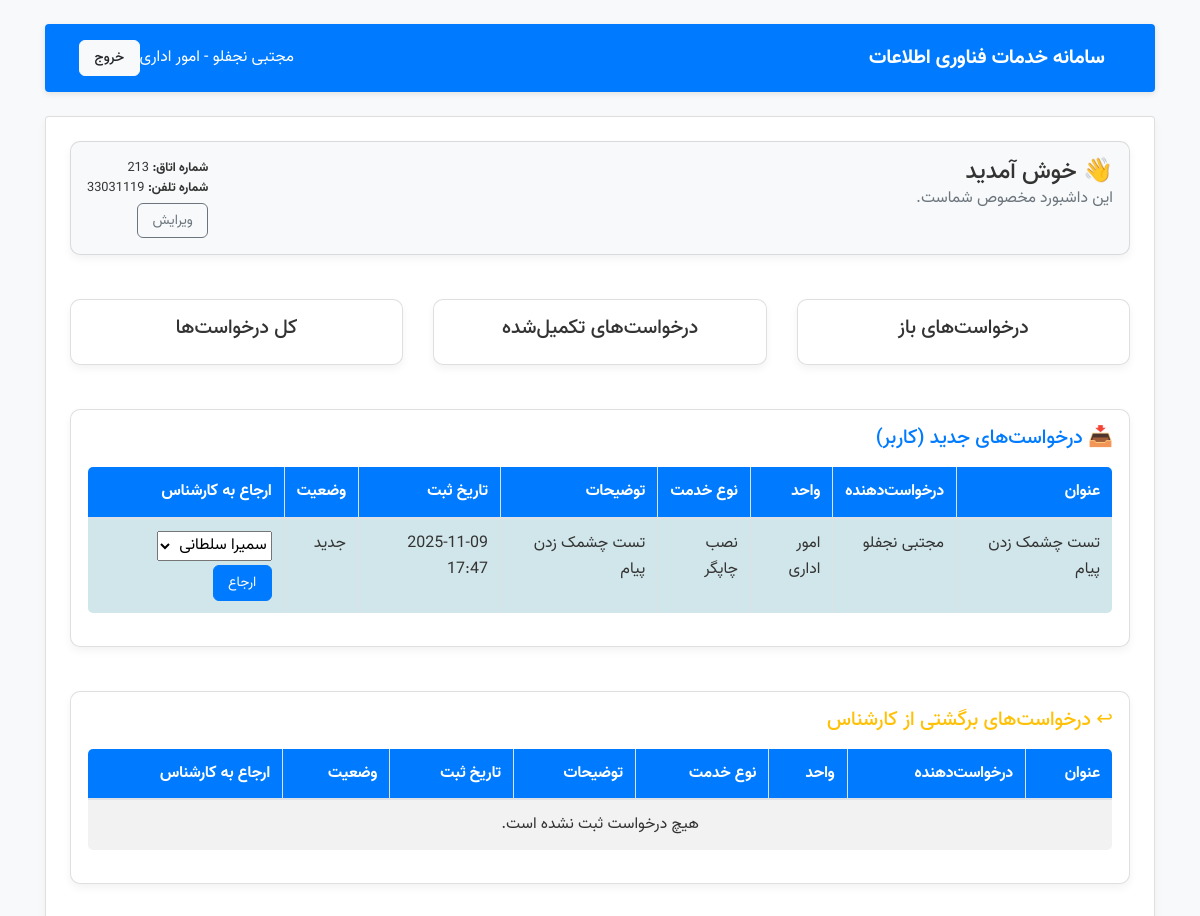
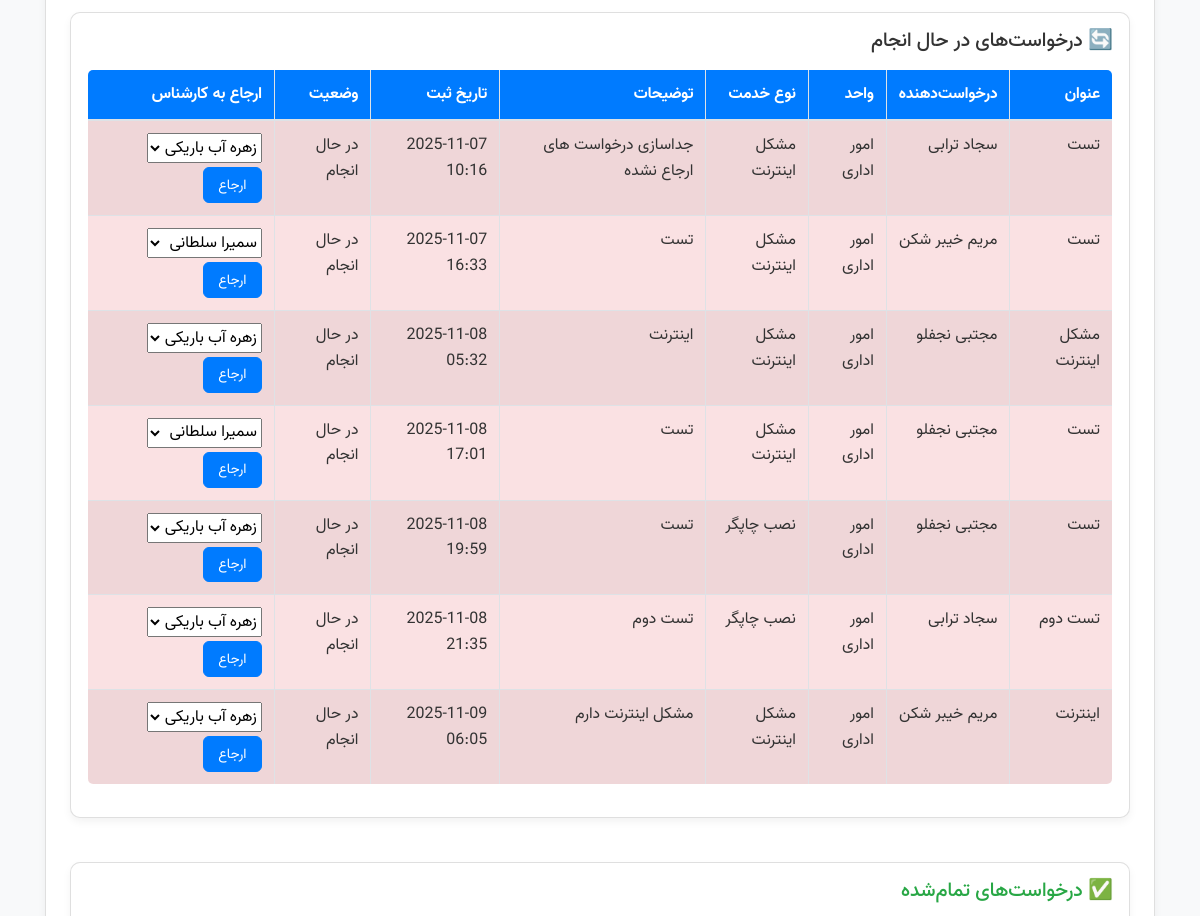
The app's page /tickets/manager/ (signed in, upper part), older data (2 pictures, top to bottom).
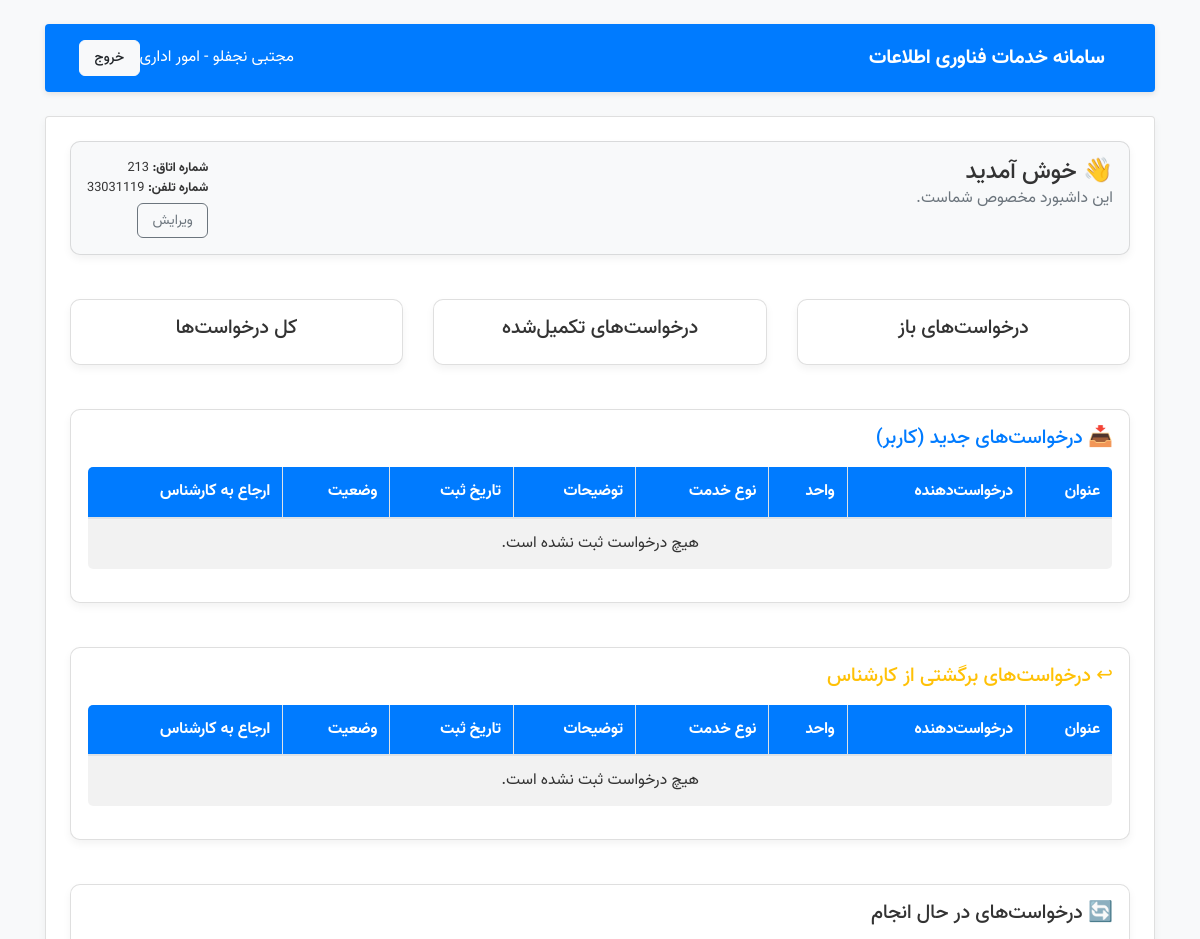
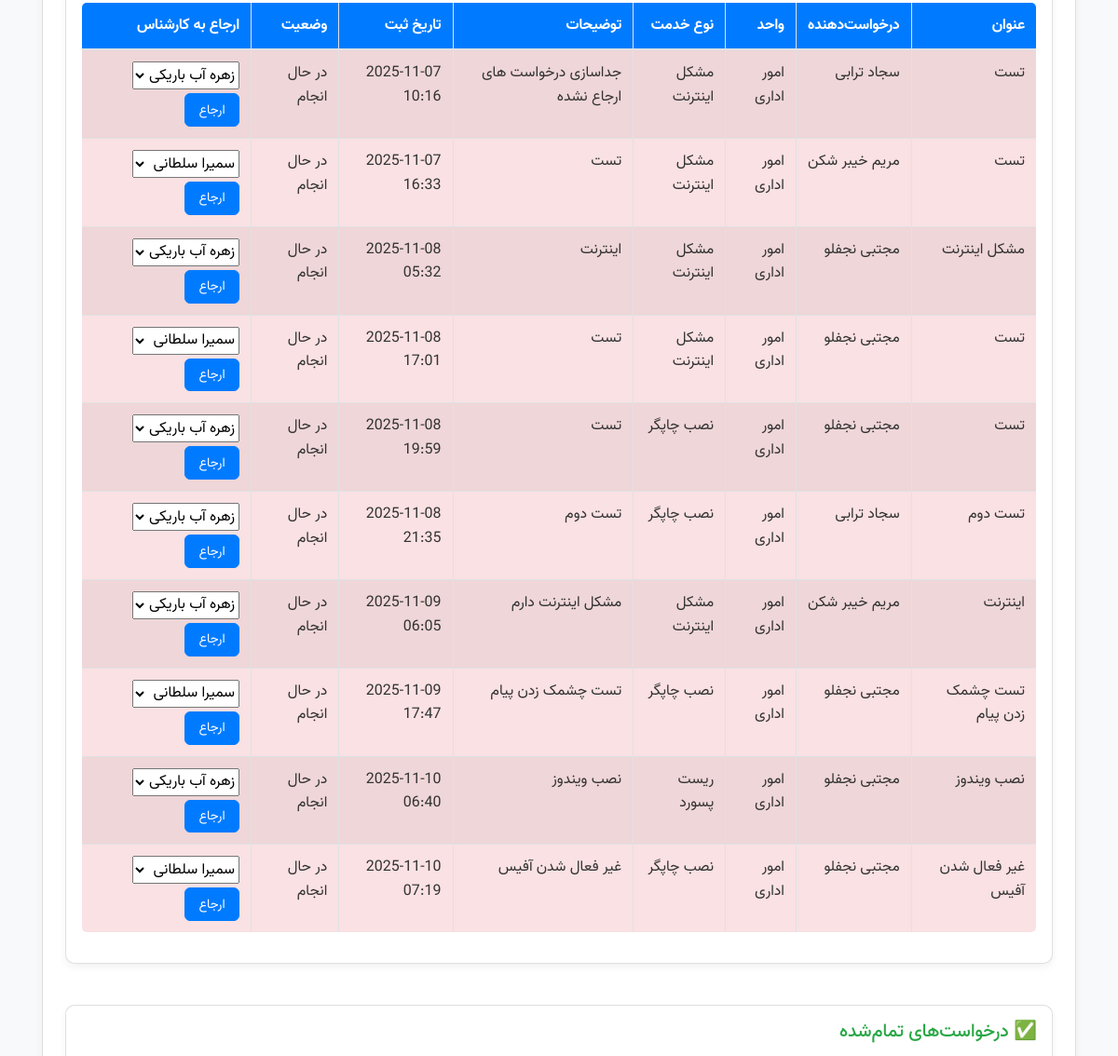
The same page, newer data (2 pictures, top to bottom).
### tickets/models.py (models this page shows, shortened)
class Ticket(models.Model):
    title = models.CharField(max_length=200)
    description = models.TextField()
    requester = models.ForeignKey(User, related_name='tickets', on_delete=models.CASCADE)
    unit = models.ForeignKey(Unit, on_delete=models.SET_NULL, null=True)
    service_type = models.ForeignKey(ServiceType, on_delete=models.SET_NULL, null=True)
    status = models.CharField(max_length=20, choices=STATUS_CHOICES, default='new')
    assigned_to = models.ForeignKey(
        User,
        related_name='assigned_tickets',
        on_delete=models.SET_NULL,
        null=True,
        blank=True
    )
    created_at = models.DateTimeField(auto_now_add=True)
    updated_at = models.DateTimeField(auto_now=True)
    notified_to_expert = models.BooleanField(default=False)
    return_status = models.CharField(
        max_length=20,
        choices=RETURN_STATUS_CHOICES,
        default='none'
    )

class User(AbstractUser):
    role = models.CharField(max_length=20, choices=ROLE_CHOICES, default='user')
    unit = models.ForeignKey(Unit, on_delete=models.SET_NULL, null=True, blank=True)
    room_number = models.CharField(max_length=20, blank=True, null=True, verbose_name="شماره اتاق")
    phone_number = models.CharField(max_length=20, blank=True, null=True, verbose_name="شماره تلفن اتاق")

class Unit(models.Model):
    name = models.CharField(max_length=100)
    description = models.TextField(blank=True)

class ServiceType(models.Model):
    name = models.CharField(max_length=100)
    description = models.TextField(blank=True)

### tickets/views.py (the view)
# urls.py: path('manager/', views.manager_dashboard, name='manager_dashboard'),
@login_required
def manager_dashboard(request):
    new_from_user = Ticket.objects.filter(status='new', return_status='none').order_by('created_at')
    returned_from_expert = Ticket.objects.filter(status='new', return_status='returned').order_by('created_at')
    in_progress = Ticket.objects.filter(status='in_progress').order_by('created_at')
    done_tickets = Ticket.objects.filter(status='done').order_by('-created_at')
    experts = User.objects.filter(role='expert')
    return render(request, 'tickets/manager_dashboard.html', {
        'new_from_user': new_from_user,
        'returned_from_expert': returned_from_expert,
        'in_progress': in_progress,
        'done_tickets': done_tickets,
        'experts': experts
    })

### tickets/templates/tickets/manager_dashboard.html (shortened to what this page needs)
{% extends 'tickets/dashboard_base.html' %}
{% block content %}
{{ block.super }}
<div class="card p-3 shadow-sm mt-4">
    <h5 class="fw-bold mb-3 text-primary">📥 درخواست‌های جدید (کاربر)</h5>
    {% include 'tickets/_manager_table.html' with tickets=new_from_user experts=experts %}
</div>
<div class="card p-3 shadow-sm mt-4">
    <h5 class="fw-bold mb-3 text-warning">↩ درخواست‌های برگشتی از کارشناس</h5>
    {% include 'tickets/_manager_table.html' with tickets=returned_from_expert experts=experts %}
</div>
<div class="card p-3 shadow-sm mt-4">
    <h5 class="fw-bold mb-3">🔄 درخواست‌های در حال انجام</h5>
    {% include 'tickets/_manager_table.html' with tickets=in_progress experts=experts %}
</div>
<div class="card p-3 shadow-sm mt-4">
    <h5 class="fw-bold mb-3 text-success">✅ درخواست‌های تمام‌شده</h5>
</div>
{% endblock %}

### tickets/templates/tickets/_manager_table.html (shortened to what this page needs)
<table class="table table-striped table-bordered">
    <thead>
        <tr>
            <th>عنوان</th>
            <th>درخواست‌دهنده</th>
            <th>واحد</th>
            <th>نوع خدمت</th>
            <th>توضیحات</th>
            <th>تاریخ ثبت</th>
            <th>وضعیت</th>
            <th>ارجاع به کارشناس</th>
        </tr>
    </thead>
    <tbody>
    {% for t in tickets %}
    <tr>
        <td style="{% if t.status == 'done' %}background-color: rgba(40, 167, 69, 0.15) !important;{% elif t.status == 'in_progress' %}background-color: rgba(220, 53, 69, 0.15) !important;{% else %}background-color: rgba(23, 162, 184, 0.15) !important;{% endif %}">{{ t.title }}</td>
        <td style="{% if t.status == 'done' %}background-color: rgba(40, 167, 69, 0.15) !important;{% elif t.status == 'in_progress' %}background-color: rgba(220, 53, 69, 0.15) !important;{% else %}background-color: rgba(23, 162, 184, 0.15) !important;{% endif %}">{{ t.requester.get_full_name }}</td>
        <td style="{% if t.status == 'done' %}background-color: rgba(40, 167, 69, 0.15) !important;{% elif t.status == 'in_progress' %}background-color: rgba(220, 53, 69, 0.15) !important;{% else %}background-color: rgba(23, 162, 184, 0.15) !important;{% endif %}">{{ t.requester.unit.name }}</td>
        <td style="{% if t.status == 'done' %}background-color: rgba(40, 167, 69, 0.15) !important;{% elif t.status == 'in_progress' %}background-color: rgba(220, 53, 69, 0.15) !important;{% else %}background-color: rgba(23, 162, 184, 0.15) !important;{% endif %}">{{ t.service_type.name }}</td>
        <td style="{% if t.status == 'done' %}background-color: rgba(40, 167, 69, 0.15) !important;{% elif t.status == 'in_progress' %}background-color: rgba(220, 53, 69, 0.15) !important;{% else %}background-color: rgba(23, 162, 184, 0.15) !important;{% endif %}">{{ t.description }}</td>
        <td style="{% if t.status == 'done' %}background-color: rgba(40, 167, 69, 0.15) !important;{% elif t.status == 'in_progress' %}background-color: rgba(220, 53, 69, 0.15) !important;{% else %}background-color: rgba(23, 162, 184, 0.15) !important;{% endif %}">{{ t.created_at|date:"Y-m-d H:i" }}</td>
        <td style="{% if t.status == 'done' %}background-color: rgba(40, 167, 69, 0.15) !important;{% elif t.status == 'in_progress' %}background-color: rgba(220, 53, 69, 0.15) !important;{% else %}background-color: rgba(23, 162, 184, 0.15) !important;{% endif %}">{{ t.get_status_display }}</td>
        <td style="{% if t.status == 'done' %}background-color: rgba(40, 167, 69, 0.15) !important;{% elif t.status == 'in_progress' %}background-color: rgba(220, 53, 69, 0.15) !important;{% else %}background-color: rgba(23, 162, 184, 0.15) !important;{% endif %}">
            {% if t.status != 'done' %}
            <form method="post" action="{% url 'assign_expert' t.id %}">
                <select name="expert_id" class="form-select form-select-sm">
                    {% for e in experts %}
                        <option value="{{ e.id }}" {% if t.assigned_to and e.id == t.assigned_to.id %}selected{% endif %}>
                            {% if e.get_full_name %}{{ e.get_full_name }}{% else %}{{ e.username }}{% endif %}
                        </option>
                    {% endfor %}
                </select>
                <button type="submit" class="btn btn-sm btn-primary mt-1">ارجاع</button>
            </form>
            {% else %}
                کامل شده
            {% endif %}
        </td>
    </tr>
    {% empty %}
    <tr><td colspan="8" class="text-center">هیچ درخواست ثبت نشده است.</td></tr>
    {% endfor %}
    </tbody>
</table>

Row changes from the older to the newer data that the page shows:
changed Ticket "تست چشمک زدن پیام": status "جدید" → "در حال انجام"; moves down the list
added Ticket: title "نصب ویندوز", requester.get_full_name "مجتبی نجفلو", requester.unit.name "امور اداری", service_type.name "ریست پسورد", description "نصب ویندوز", created_at "2025-11-10 06:40", status "در حال انجام", expert_id "زهره آب باریکی"
added Ticket: title "غیر فعال شدن آفیس", requester.get_full_name "مجتبی نجفلو", requester.unit.name "امور اداری", service_type.name "نصب چاپگر", description "غیر فعال شدن آفیس", created_at "2025-11-10 07:19", status "در حال انجام", expert_id "سمیرا سلطانی"
Text that changed along with them:
text no longer shown: "هیچ درخواست ثبت نشده است."
text now shown: "هیچ درخواست ثبت نشده است. هیچ درخواست ثبت نشده است."
